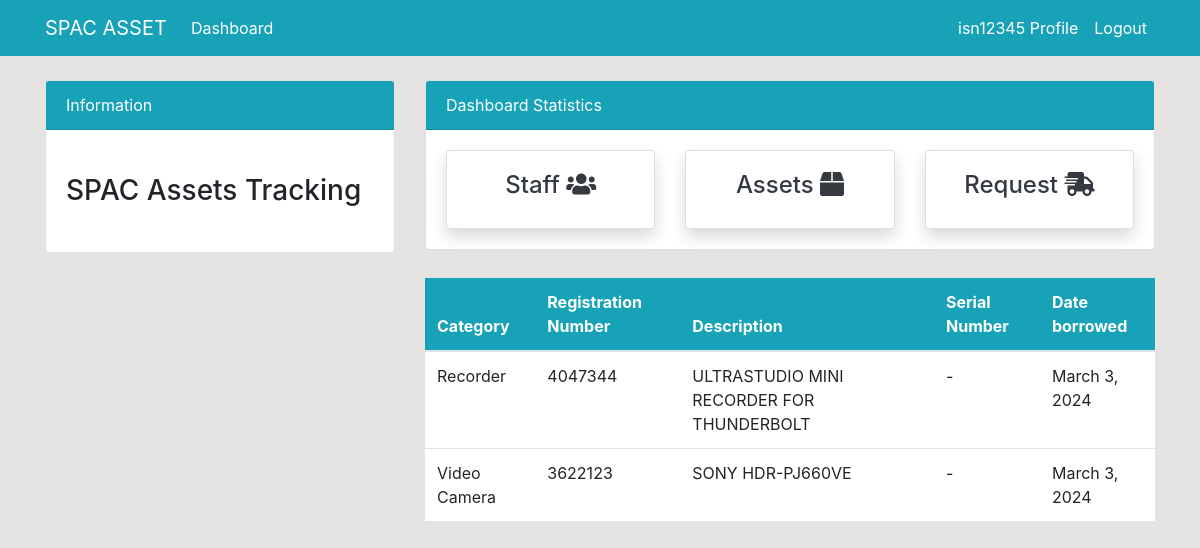
/dashboard/staff/details/4 (signed in), run on the app's committed database.
### dashboard/models.py (models this page shows, shortened)
class BorrowTransaction(models.Model):
    asset = models.ForeignKey(Assets, on_delete=models.CASCADE)
    staff_member = models.ForeignKey(User, on_delete=models.CASCADE)
    date_borrowed = models.DateField(auto_now=True)
    date_returned = models.DateField(null=True, blank = True)

class Assets(models.Model):
    name = models.CharField(max_length = 100, null = True, verbose_name="Registration Number")
    category = models.CharField(max_length = 100, choices=CATEGORY, null = True)
    description = models.CharField(max_length=200, null = True)
    serial_number = models.CharField(max_length = 100, null = True)
    note = models.CharField(max_length=200, null = True)
    is_available = models.BooleanField(default=True)
    date_added = models.DateField()
    class Meta:
        verbose_name_plural = 'Store'

### dashboard/views.py (the view)
# urls.py: path('staff/details/<int:pk>', views.staff_details, name = 'dashboard-staff-details'),
@login_required(login_url='user-login')
def staff_details(request, pk):
    workers = User.objects.get(id=pk)
    items_borrowed = BorrowTransaction.objects.all().filter(date_returned=None)
    items_borrowed = items_borrowed.filter(staff_member=workers)
    context = {
        'workers': workers,
        'items_borrowed': items_borrowed
    }
    return render(request, 'dashboard/staff_details.html', context)

### templates/dashboard/staff_details.html (shortened to what this page needs)
{% extends 'partials/base.html' %}
{% block content %}
{% include 'partials/topside.html' %}
<div class="row my-4">
    <div class="col-md-4"></div>
    <div class="col-md-8">
        <table class="table bg-white">
            <thead class="bg-info text-white">
                <tr>
                    <th scope="col">Category</th>
                    <th scope="col">Registration Number</th>
                    <th scope="col">Description</th>
                    <th scope="col">Serial Number</th>
                    <th scope="col">Date borrowed</th>
                </tr>
            </thead>
            <tbody>
                {% for items_borrowed in items_borrowed %}
                <tr>
                    <td>{{ items_borrowed.asset.category }}</td>
                    <td>{{ items_borrowed.asset.name }}</td>
                    <td>{{ items_borrowed.asset.description }}</td>
                    <td>{{ items_borrowed.asset.serial_number }}</td>
                    <td>{{ items_borrowed.date_borrowed }}</td>
                </tr>
                {% endfor %}
            </tbody>
        </table>
    </div>
</div>
{% endblock %}

### templates/partials/nav.html (shortened to what this page needs)
<nav class="navbar navbar-expand-lg navbar-info bg-info">
    <div class="container">
        {% if user.is_authenticated %}
        <a class="navbar-brand text-white" href="{% url 'dashboard-index' %}">SPAC ASSET</a>
        <div class="collapse navbar-collapse" id="navbarSupportedContent">
            <ul class="navbar-nav mr-auto">
                <li class="nav-item active">
                    <a class="nav-link text-white" href="{% url 'dashboard-index' %}">Dashboard </a>
                </li>
            </ul>
            <ul class="navbar-nav ml-auto">
                <li class="nav-item active">
                    <a class="nav-link text-white" href="{% url 'user-profile' %}">{{ user.username }} Profile
                        <span class="sr-only">(current)</span></a>
                </li>
                <li class="nav-item">
                    <a class="nav-link text-white" href="{% url 'user-logout' %}">Logout</a>
                </li>
            </ul>
            {% endif %}
        </div>
    </div>
</nav>

### static/style.css (style rules this page uses)
body { background: rgb(230, 227, 227); }

### data on the page
BorrowTransaction: asset.category "Recorder", asset.name "4047344", asset.description "ULTRASTUDIO MINI RECORDER FOR THUNDERBOLT", asset.serial_number "-", date_borrowed "March 3, 2024"
BorrowTransaction: asset.category "Video Camera", asset.name "3622123", asset.description "SONY HDR-PJ660VE", asset.serial_number "-", date_borrowed "March 3, 2024"

### other printed values
{{ user.username }} "isn12345"
